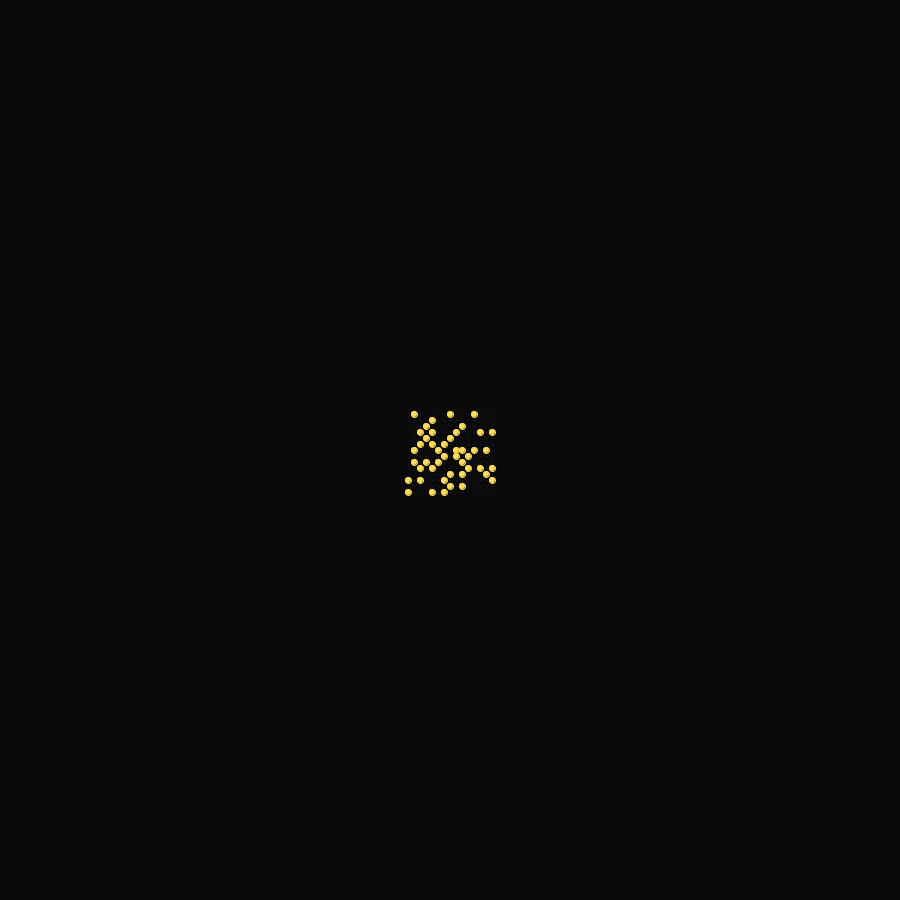
Frame 1 (no input)
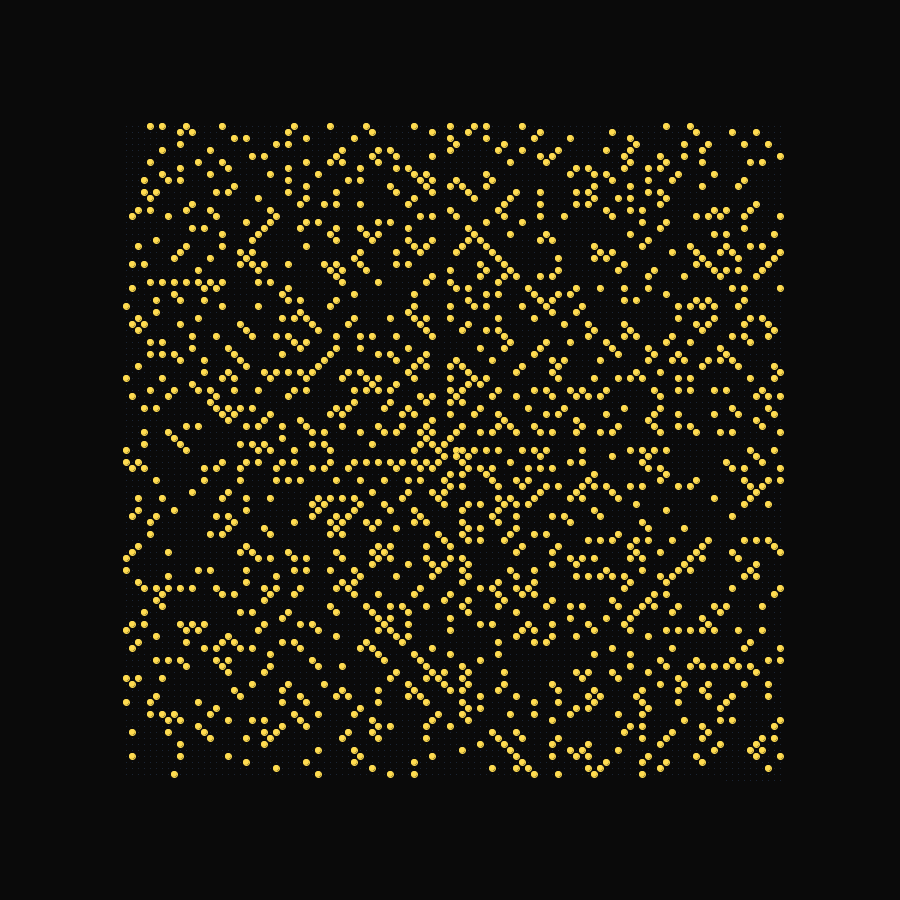
Frame 60 (the mouse pressed at the canvas centre just before this capture)
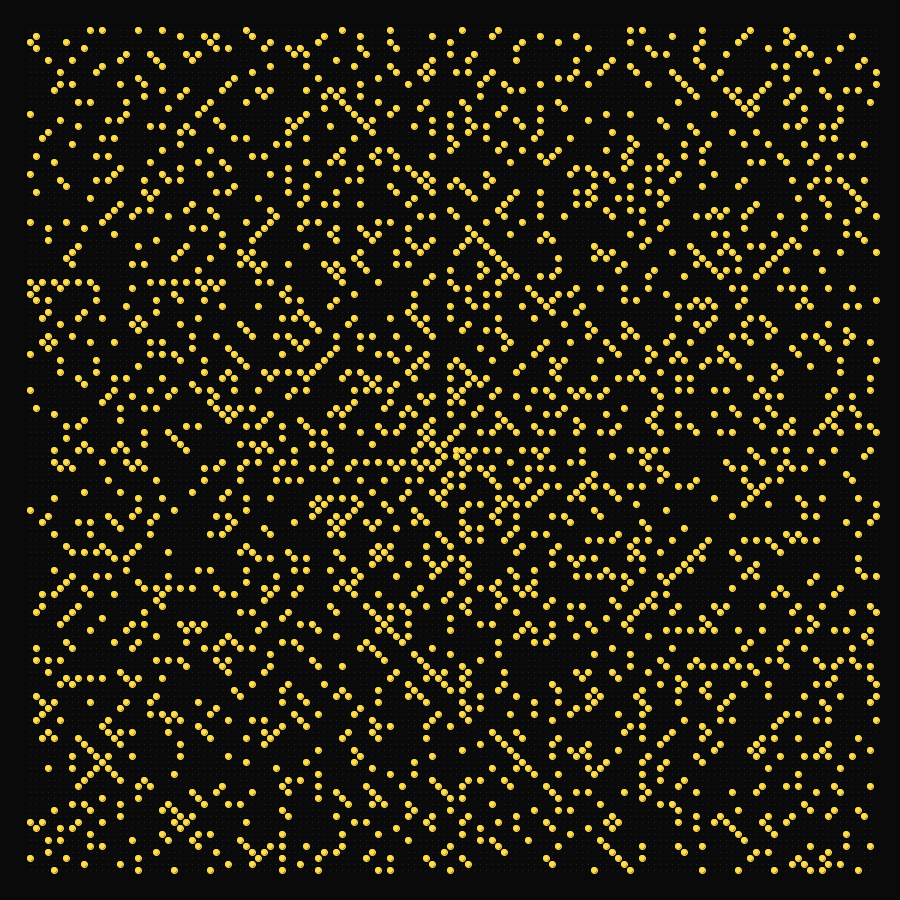
Frame 120 (the mouse held since frame 60 and released just before this capture)

The Processing sketch that drew these frames (run headless with seeded random() and noise(); from frame 60 on, the mouse is pressed at the canvas centre):

// Processing sketch: sketch_prime_number
// ── sketch_prime_number.pde
int maxNumbers = 20000;

boolean[] prime;
int x, y;
int dx = 1;
int dy = 0;
int segmentLength = 1;
int segmentPassed = 0;
int segmentCount = 0;

int step = 0;
int number = 1;

int cell = 6;

void setup() {
  size(900, 900);
  background(10);
  frameRate(60);

  prime = sieve(maxNumbers);

  x = width/2;
  y = height/2;
}

void draw() {

  for (int i = 0; i < 200; i++) {

    if (number >= maxNumbers) return;

    if (prime[number]) {
      stroke(255, 220, 80);
      fill(255, 220, 80);
      circle(x, y, cell);
    } else {
      stroke(80, 120, 180, 90);
      point(x, y);
    }

    x += dx * cell;
    y += dy * cell;

    segmentPassed++;
    number++;

    if (segmentPassed == segmentLength) {

      segmentPassed = 0;

      int temp = dx;
      dx = -dy;
      dy = temp;

      segmentCount++;

      if (segmentCount % 2 == 0) {
        segmentLength++;
      }
    }
  }
}

boolean[] sieve(int n) {

  boolean[] p = new boolean[n+1];

  for (int i = 2; i <= n; i++) {
    p[i] = true;
  }

  for (int i = 2; i*i <= n; i++) {
    if (p[i]) {
      for (int j = i*i; j <= n; j += i) {
        p[j] = false;
      }
    }
  }

  return p;
}
